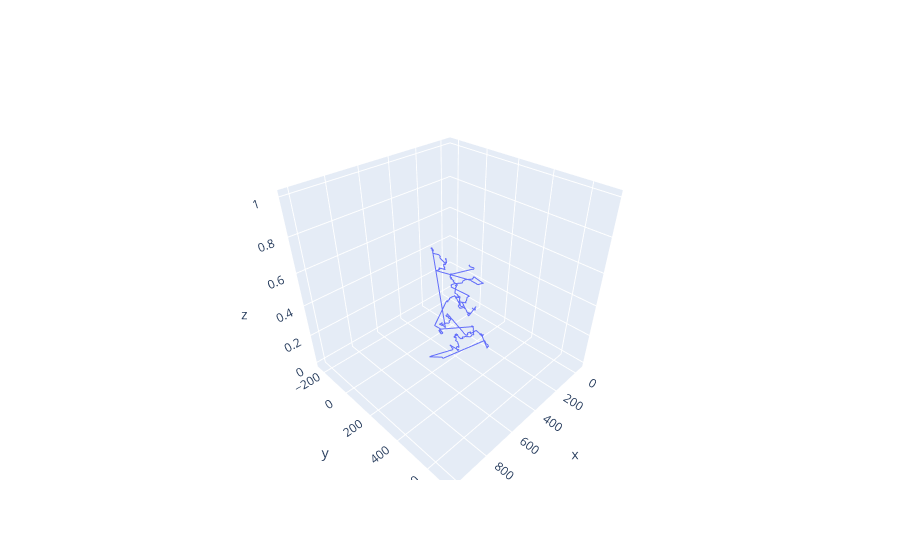
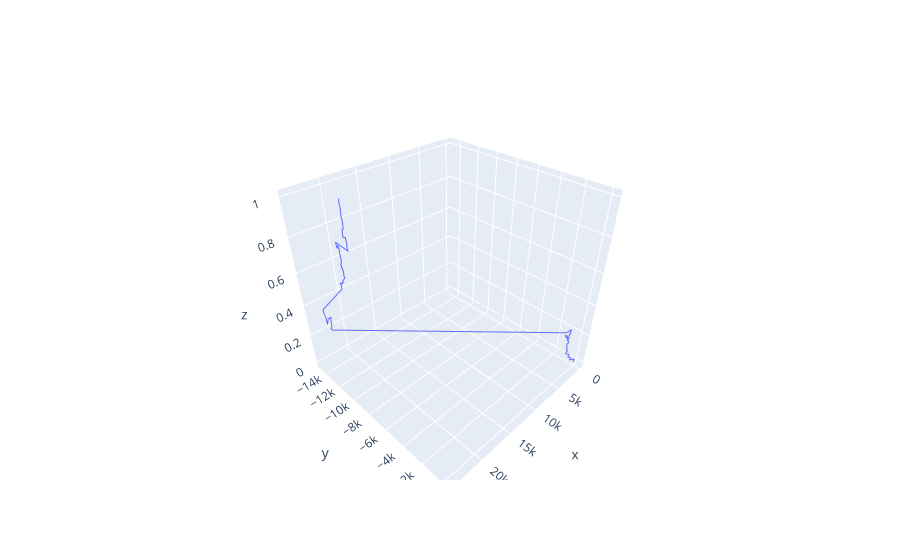
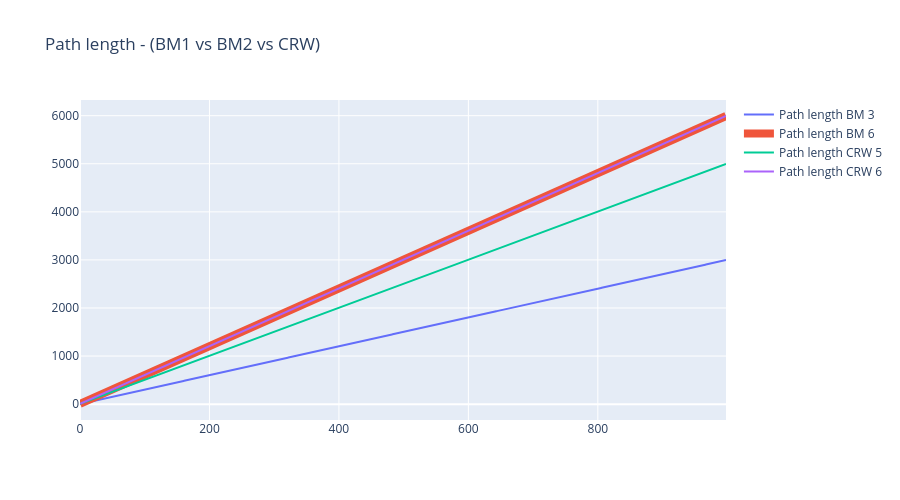

Source (notebook cell) for these figures, in order:
### Markdown cell above
# Activity 1: Path length - BM1 vs BM2 vs CRW

### Code cell
###############
# Path Length #
###############
def path_length(trajectory):
    """
    Calculate the total path length of a given trajectory.
    
    Parameters:
    trajectory: A pandas DataFrame containing the trajectory
    
    Returns:
    path_length: A numpy array containing the cumulative sum of the distances
    """
    # Get the Euclidean Distance
    distances = np.array([distance.euclidean(trajectory.iloc[i-1], trajectory.iloc[i]) for i in range(1, trajectory.shape[0])])
    # Get the Cumulative Sum of the stephs
    return np.cumsum(distances)



n_steps = 1000

# Definir las configuraciones de cada tipo de caminata
walks = {
    "BM_3": bm_2d(n_steps, speed=3),
    "BM_6": bm_2d(n_steps, speed=6),
    "CRW_5": rw_2d(n_steps, speed=5),
    "CRW_6": rw_2d(n_steps, speed=6),
    "Levy_1": levy_flight(n_steps, alpha=1),
    "Levy_07": levy_flight(n_steps, alpha=0.7)
}

# Calcular longitudes de los caminos
# path_lengths = {key: path_length(df) for key, df in walks.items()}
path_lengths = {key: path_length(df) for key, df in walks.items() if df is not None}

# Definir el ancho de línea para cada caso
line_widths = {"BM_3": 2, "BM_6": 8, "CRW_5": 2, "CRW_6": 2, "Levy_1": 2, "Levy_07": 2}

# Crear la figura
fig = go.Figure()

# Agregar trazas en un loop
for key, df in walks.items():
    if df is None:
        print(f"Advertencia: La caminata '{key}' es None y no se graficará.")
        continue  # Saltar esta iteración si df es None

    fig.add_trace(go.Scatter(
        x=df.index,
        y=path_lengths.get(key, []),  # Evitar error si path_lengths[key] no existe
        marker=dict(size=2),
        line=dict(width=line_widths[key]),
        mode='lines',
        name=f'Path length {key.replace("_", " ")}',
        showlegend=True
    ))

# Configuración del layout
fig.update_layout(
    title_text='Path length - (BM1 vs BM2 vs CRW)',
    autosize=False,
    width=900,
    height=500
)

# Mostrar la gráfica
fig.show()

### Figure 1 — Plotly figure (JSON) as saved in the notebook; plotly's stock layout.template omitted (floating-point values rounded to 4 significant figures; data arrays with more than 128 entries replaced by an {"elided": "..."} marker saying what was removed)
{"data": [{"mode": "lines", "name": "Lévy Flight", "type": "scatter3d", "x": {"elided": "1001 float values"}, "y": {"elided": "1001 float values"}, "z": {"elided": "1001 float values"}}], "layout": {}}

### Figure 2 — Plotly figure (JSON) as saved in the notebook; plotly's stock layout.template omitted (floating-point values rounded to 4 significant figures; data arrays with more than 128 entries replaced by an {"elided": "..."} marker saying what was removed)
{"data": [{"mode": "lines", "name": "Lévy Flight", "type": "scatter3d", "x": {"elided": "1001 float values"}, "y": {"elided": "1001 float values"}, "z": {"elided": "1001 float values"}}], "layout": {}}

### Figure 3 — Plotly figure (JSON) as saved in the notebook; plotly's stock layout.template omitted (floating-point values rounded to 4 significant figures; data arrays with more than 128 entries replaced by an {"elided": "..."} marker saying what was removed)
{"data": [{"line": {"width": 2}, "marker": {"size": 2}, "mode": "lines", "name": "Path length BM 3", "showlegend": true, "type": "scatter", "x": {"elided": "1000 int values"}, "y": {"elided": "999 float values"}}, {"line": {"width": 8}, "marker": {"size": 2}, "mode": "lines", "name": "Path length BM 6", "showlegend": true, "type": "scatter", "x": {"elided": "1000 int values"}, "y": {"elided": "999 float values"}}, {"line": {"width": 2}, "marker": {"size": 2}, "mode": "lines", "name": "Path length CRW 5", "showlegend": true, "type": "scatter", "x": {"elided": "1000 int values"}, "y": {"elided": "999 float values"}}, {"line": {"width": 2}, "marker": {"size": 2}, "mode": "lines", "name": "Path length CRW 6", "showlegend": true, "type": "scatter", "x": {"elided": "1000 int values"}, "y": {"elided": "999 float values"}}], "layout": {"autosize": false, "height": 500, "title": {"text": "Path length - (BM1 vs BM2 vs CRW)"}, "width": 900}}
